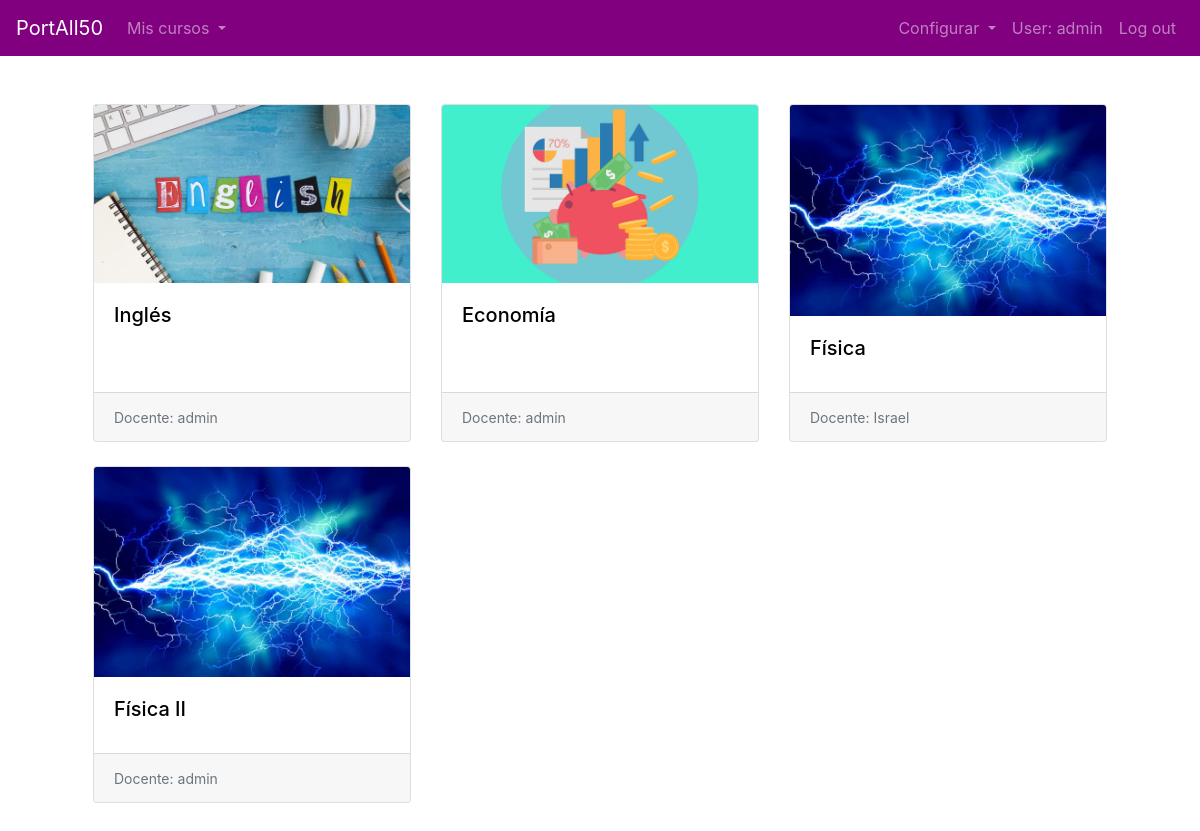
The page /portall (signed in) on the database as committed earlier.
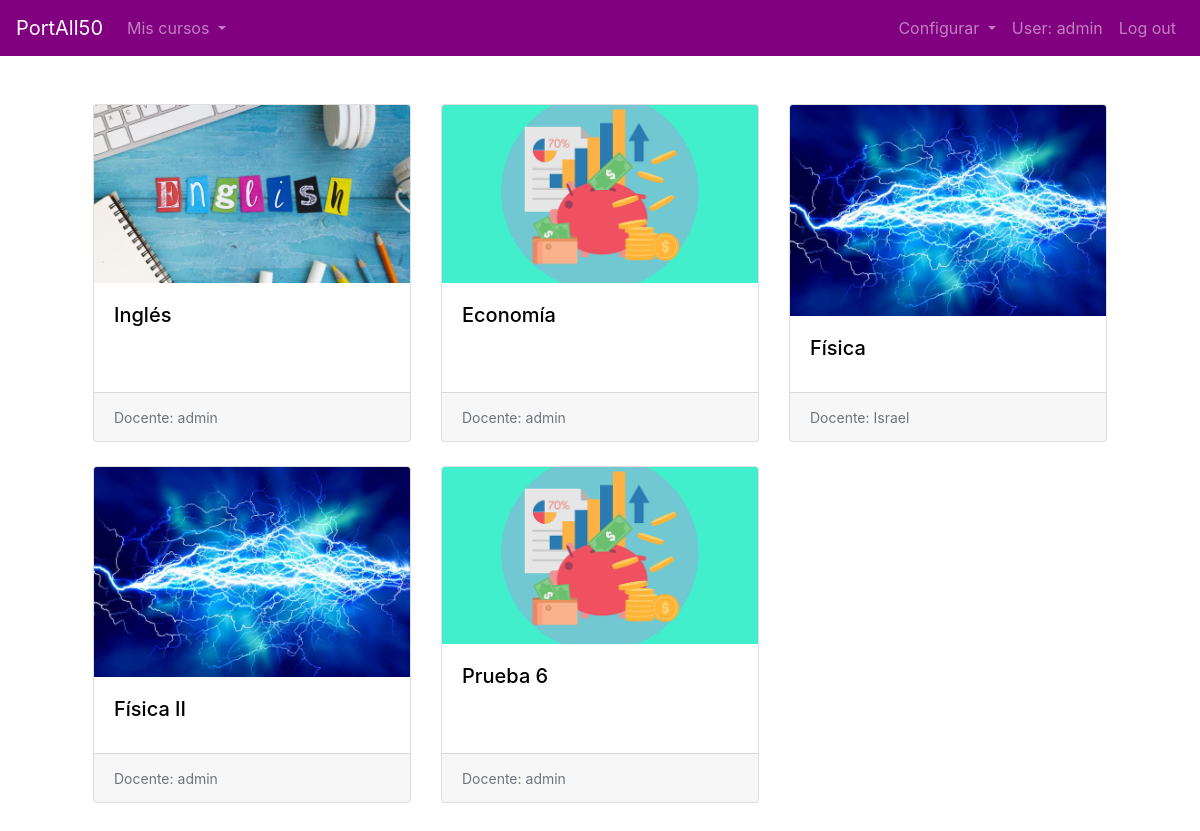
The same page on the database as committed later.
### PortAll50/models.py (models this page shows, shortened)
class Curso(models.Model):
    nombre_curso = models.CharField(max_length=60)
    cuentas = models.ManyToManyField(User, related_name="cursos_inscritos", null=True) #identifica participantes
    propietario = models.ForeignKey(User, on_delete=CASCADE, related_name="cursos_creados")
    imagen = models.ImageField(upload_to='cursos/', null = True) #investigar upload_to
    class Meta:
        verbose_name_plural = "Curso"

### PortAll50/views.py (the view)
# urls.py: path("portall", views.portall, name="portall"),
def portall(request):
    usuario = request.user
    context = {
        "cursos": Curso.objects.all(),
        "usuario": Cuenta.objects.get(username=usuario)
    }
    return render(request, "portall50/portall.html", context)

### PortAll50/templates/portall50/portall.html (shortened to what this page needs)
{% extends 'base.html' %}
{% load bootstrap4 %}
{% load static %}
{% block main %}
    <div class="container">
        <div class="row row-cols-1 row-cols-md-3">
            {% for curso in cursos %}
                <div class="col mb-4">
                    <div class="card h-100">
                    <img src="{{curso.imagen.url}}" class="card-img-top" alt="...">
                    <div class="card-body">
                        <a style="color: black;" href="{% url 'curso' curso.id %}"><h5 class="card-title" style="color: black;">{{curso.nombre_curso}}</5></a>
                    </div>
                    <div class="card-footer">
                        <small class="text-muted">Docente: {{curso.propietario}}</small>
                        </div>
                    </div>
                </div>
            {% endfor %}
        </div>
    </div>
{% endblock %}

Rows that differ between the two databases and show on the page:
added Curso: imagen (picture), nombre_curso "Prueba 6", propietario "admin"
